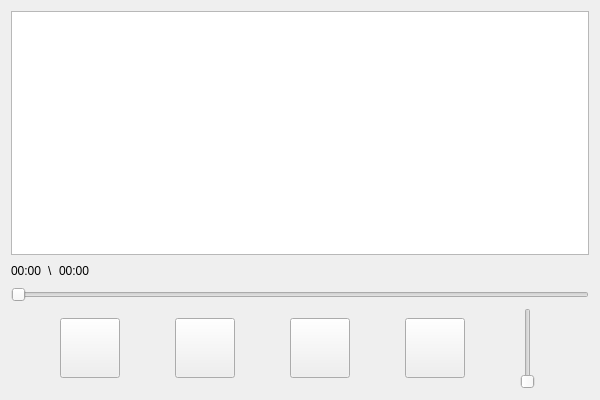
<?xml version="1.0" encoding="UTF-8"?>
<ui version="4.0">
 <class>musicPlayer</class>
 <widget class="QWidget" name="musicPlayer">
  <property name="geometry">
   <rect>
    <x>0</x>
    <y>0</y>
    <width>600</width>
    <height>400</height>
   </rect>
  </property>
  <property name="windowTitle">
   <string>Form</string>
  </property>
  <layout class="QVBoxLayout" name="verticalLayout" stretch="3,0,1,1">
   <item>
    <widget class="QListView" name="songlist">
     <property name="editTriggers">
      <set>QAbstractItemView::NoEditTriggers</set>
     </property>
    </widget>
   </item>
   <item>
    <layout class="QHBoxLayout" name="horizontalLayout_3">
     <item>
      <layout class="QHBoxLayout" name="horizontalLayout_2">
       <item>
        <widget class="QLabel" name="curPlayLab">
         <property name="text">
          <string>00:00</string>
         </property>
        </widget>
       </item>
       <item>
        <widget class="QLabel" name="label_2">
         <property name="text">
          <string>\</string>
         </property>
        </widget>
       </item>
       <item>
        <widget class="QLabel" name="durationLab">
         <property name="text">
          <string>00:00</string>
         </property>
        </widget>
       </item>
      </layout>
     </item>
     <item>
      <spacer name="horizontalSpacer">
       <property name="orientation">
        <enum>Qt::Horizontal</enum>
       </property>
       <property name="sizeHint" stdset="0">
        <size>
         <width>40</width>
         <height>20</height>
        </size>
       </property>
      </spacer>
     </item>
    </layout>
   </item>
   <item>
    <widget class="ClickableSlider" name="playtimeSlider">
     <property name="orientation">
      <enum>Qt::Horizontal</enum>
     </property>
    </widget>
   </item>
   <item>
    <layout class="QHBoxLayout" name="horizontalLayout">
     <item>
      <widget class="QPushButton" name="openDirBtn">
       <property name="minimumSize">
        <size>
         <width>60</width>
         <height>60</height>
        </size>
       </property>
       <property name="maximumSize">
        <size>
         <width>60</width>
         <height>60</height>
        </size>
       </property>
       <property name="styleSheet">
        <string notr="true">image: url(:/icon/icon/文件夹.png);</string>
       </property>
       <property name="text">
        <string/>
       </property>
      </widget>
     </item>
     <item>
      <widget class="QPushButton" name="prevBtn">
       <property name="minimumSize">
        <size>
         <width>60</width>
         <height>60</height>
        </size>
       </property>
       <property name="maximumSize">
        <size>
         <width>60</width>
         <height>60</height>
        </size>
       </property>
       <property name="styleSheet">
        <string notr="true">image: url(:/icon/icon/上一个.png);</string>
       </property>
       <property name="text">
        <string/>
       </property>
      </widget>
     </item>
     <item>
      <widget class="QPushButton" name="playBtn">
       <property name="minimumSize">
        <size>
         <width>60</width>
         <height>60</height>
        </size>
       </property>
       <property name="maximumSize">
        <size>
         <width>60</width>
         <height>60</height>
        </size>
       </property>
       <property name="styleSheet">
        <string notr="true">image: url(:/icon/icon/暂停.png);</string>
       </property>
       <property name="text">
        <string/>
       </property>
      </widget>
     </item>
     <item>
      <widget class="QPushButton" name="nextBtn">
       <property name="minimumSize">
        <size>
         <width>60</width>
         <height>60</height>
        </size>
       </property>
       <property name="maximumSize">
        <size>
         <width>60</width>
         <height>60</height>
        </size>
       </property>
       <property name="styleSheet">
        <string notr="true">image: url(:/icon/icon/下一个.png);</string>
       </property>
       <property name="text">
        <string/>
       </property>
      </widget>
     </item>
     <item>
      <widget class="ClickableSlider" name="volumeSlider">
       <property name="orientation">
        <enum>Qt::Vertical</enum>
       </property>
      </widget>
     </item>
    </layout>
   </item>
  </layout>
 </widget>
 <customwidgets>
  <customwidget>
   <class>ClickableSlider</class>
   <extends>QSlider</extends>
   <header>library/clickableslider.h</header>
  </customwidget>
 </customwidgets>
 <resources/>
 <connections/>
</ui>
